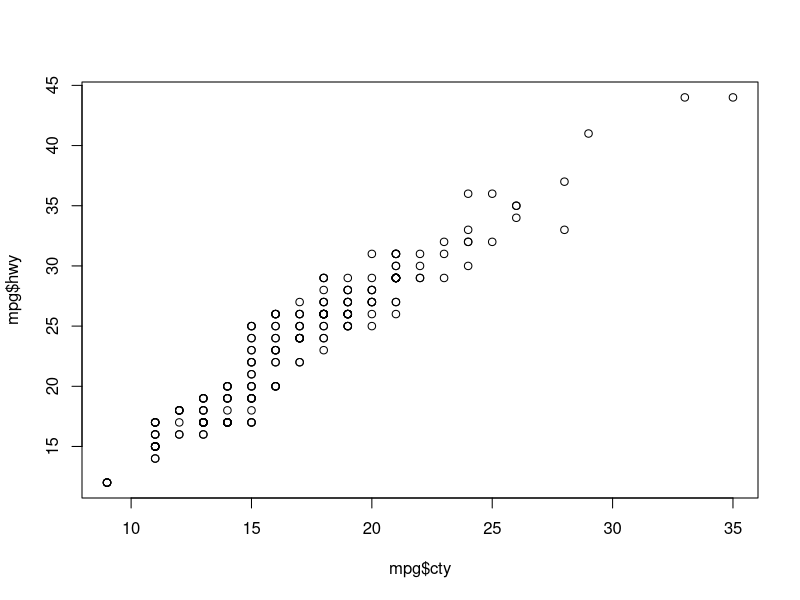
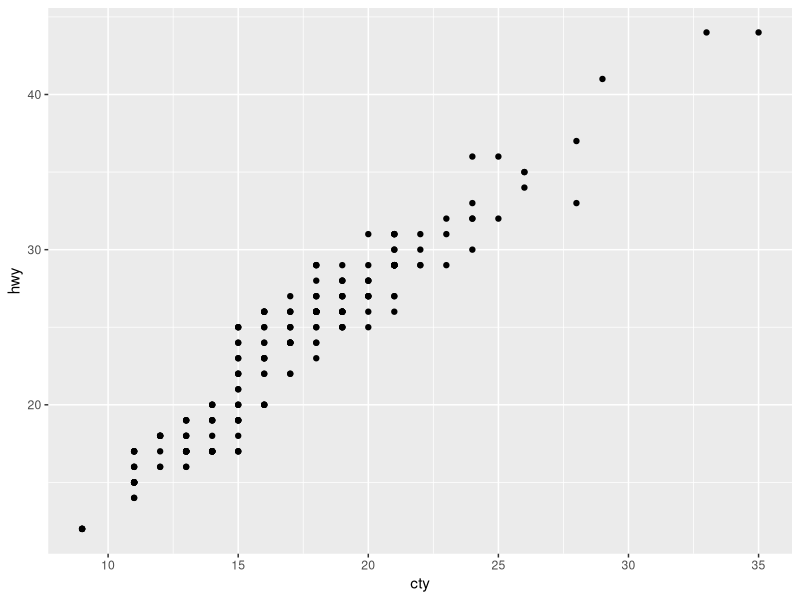
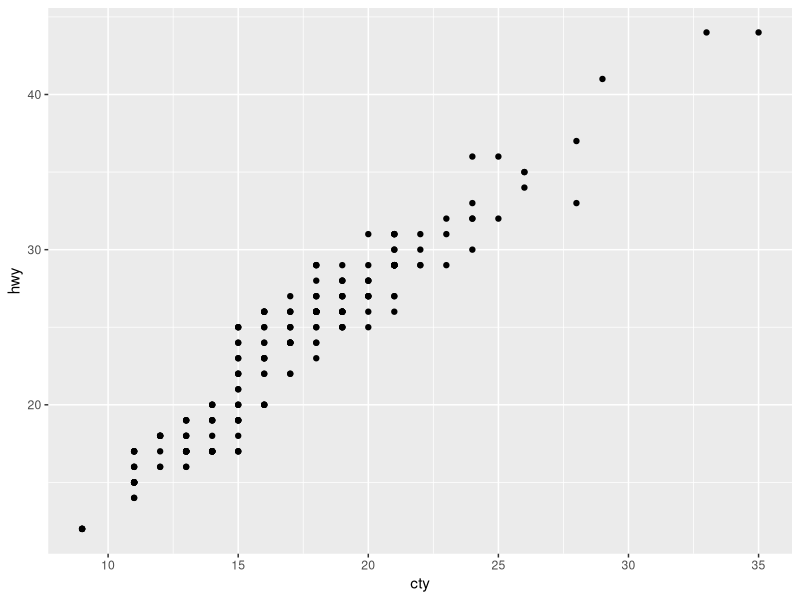
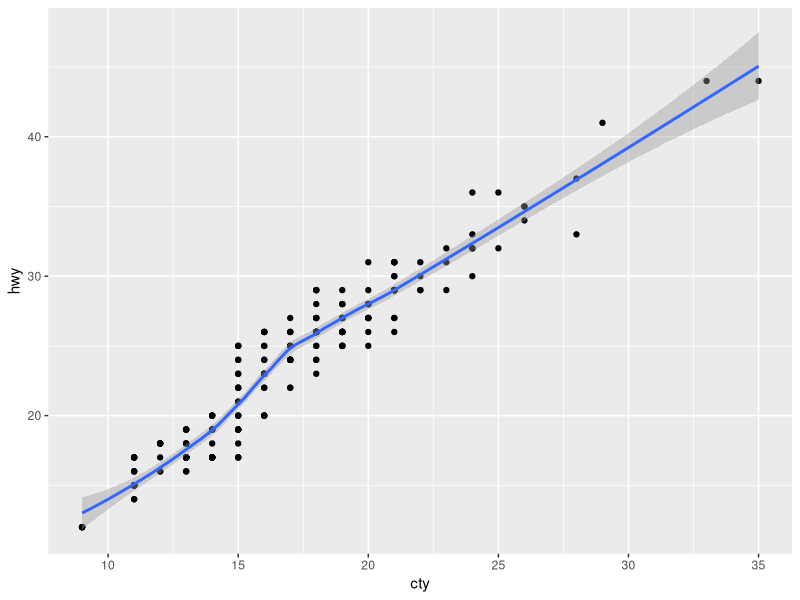
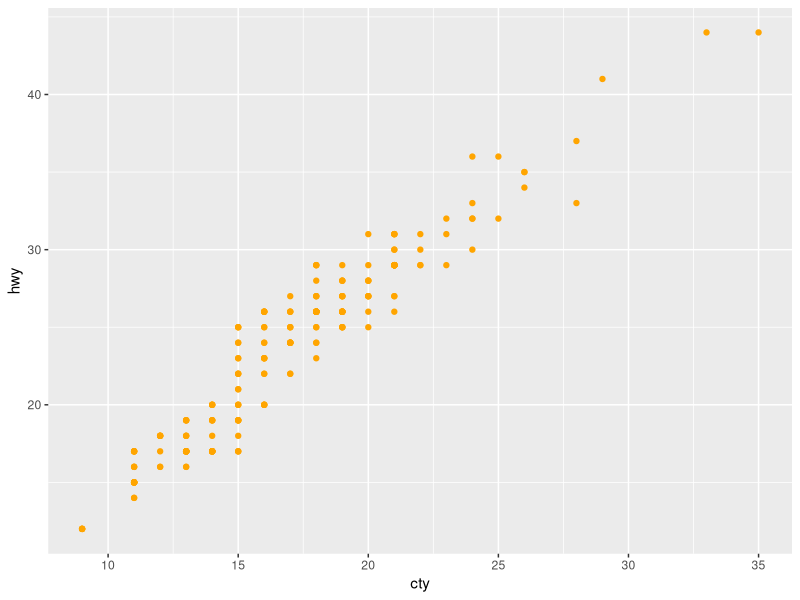
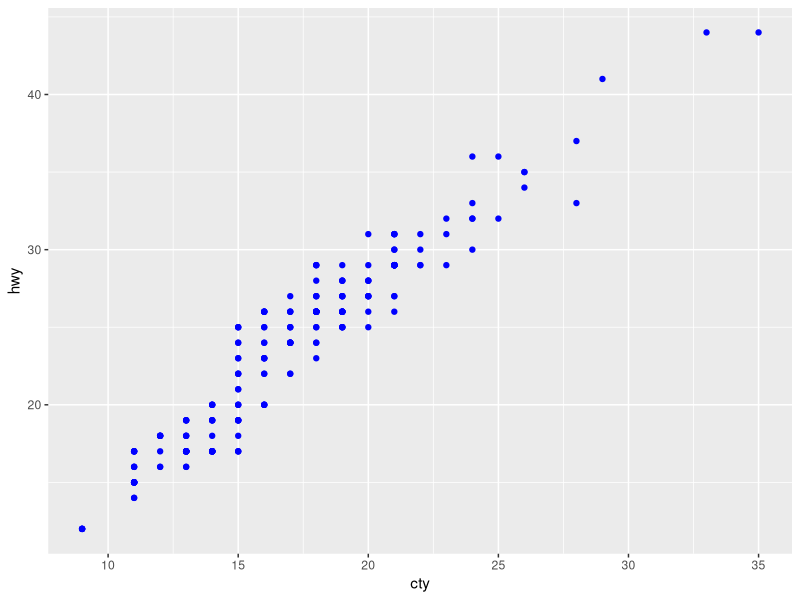
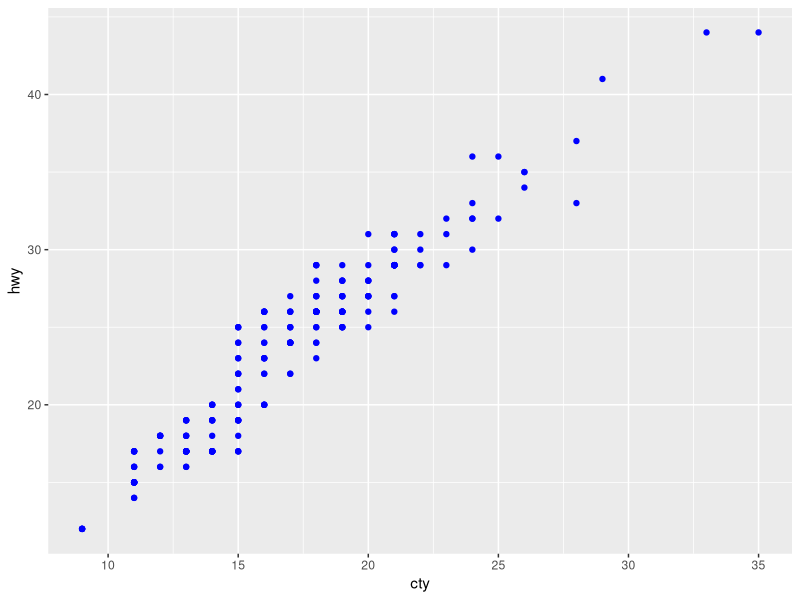
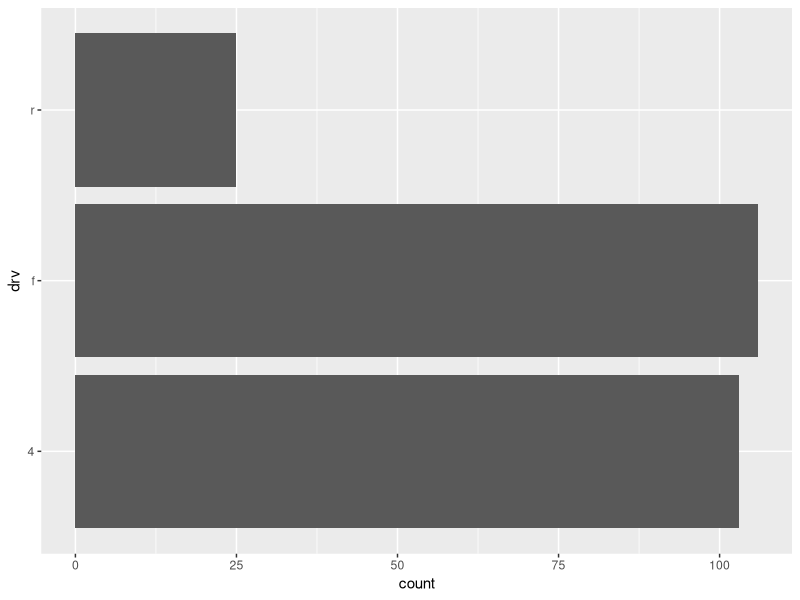

Write the R code that produced these figures, in order.

# Data visualization with ggplot2
# Isaac Kinley
# April 19, 2022

# Introduction ########################

# Load/install ggplot2
if (!require(ggplot2)) {
  install.packages('ggplot2')
  library(ggplot2) # Usually your code would contain only this line
}

# View the data we'll be working with
print(mpg)
# Note the "tidy" format: one observation per row, one variable per column.

# We can do a "quick plot" to achieve a similar functionality to base R's plot()
# function
plot(mpg$cty, mpg$hwy)
qplot(cty, hwy, data = mpg)

# Basic syntax of creating a plot:
plot.base <- ggplot(
  data = mpg, # Specify the data
  mapping = aes( # Specify the aesthetic mapping
    x = cty,
    y = hwy
  )
) # Note that this doesn't plot anything---it just creates a base to build on

# We can then add layers using the + operator

plot.base + geom_point() # Reproduces qplot

plot.base + geom_point() + geom_smooth() # Adds a local regression line

# Note that variable assignment don't cause anything to print, so a ggplot
# doesn't show up on the plots panel when it's assigned to a variable

# I.e.:

1 + 1 # Causes "2" to appear in the console
plot.base + geom_point(color = 'orange') # Causes a plot to appear in the plots panel

x <- 1 + 1 # Nothing prints
img <- plot.base + geom_point(color = 'blue') # Nothing displays

# But we can make them display:
print(x)
print(img)
plot(img) # Works the same way

# The values you can specify in the aesthetic mapping include (but are not
# limited to!) the following:

# x
# y
# colour
# fill
# linetype
# shape
# size
# alpha

# We'll see these in action shortly

dev.off() # Deletes all plots from the plots panel

# Plots of categorical data ########################

# Bar plot
ggplot(
  data = mpg, 
  mapping = aes(y = drv)
) + geom_bar()

# Plot of contingency table
ggplot(
  data = mpg,
  mapping = aes(x = drv, y = fl)
) + geom_bin_2d()

# Stacked bar plot
ggplot(
  data = mpg,
  mapping = aes(x = drv, fill = fl)
) + geom_bar(position = 'stack', width = 0.5)

# Bar plots of sub-distributions
ggplot(
  data = mpg,
  mapping = aes(x = drv, fill = fl)
) + geom_bar(position = 'dodge')

# Ensure the widths of the individual bars are consistent
ggplot(
  data = mpg,
  mapping = aes(x = drv, fill = fl)
) + geom_bar(position = position_dodge2(preserve = 'total'))

dev.off()

# Plots of one-dimensional continuous data ########################

# Histogram:
ggplot(
  data = mpg,
  mapping = aes(x = hwy)
) + geom_histogram(binwidth = 1)

# Rug plot
fake.data <- data.frame(
  fake.obs = rnorm(100)
)
ggplot(
  data = fake.data,
  mapping = aes(x = fake.obs)
) + geom_rug()

# Kernel density estimate
ggplot(mpg, aes(x = hwy)) +
  geom_density()

dev.off()

# Plots of two-dimensional continuous data ########################

# Setting up base of plots (note the colour!)
plot.base <- ggplot(
  data = mpg,
  mapping = aes(x = cty, 
                y = hwy, 
                colour = drv)
)

# Scatterplot
plot.base + geom_point()
# Note the overlapping points
# We could add transparency:
plot.base + geom_point(alpha = 0.2)
# Or add jitter
set.seed(123)
plot.base + geom_point(position = 'jitter')
# Or change the point size based on how many are overlapping
plot.base + geom_count(alpha = 0.4) # With a little transparency as well...
plot.base + geom_count() # ...because there's no guarantee that smaller points
# won't be hidden by larger points

# 2-d kernel density plots
plot.base <- ggplot(
  data = mpg,
  mapping = aes(
    x = cty, 
    y = hwy
  )
)
plot.base + geom_density_2d()
plot.base + geom_density_2d_filled()

# Adding lines of best fit
plot.base + geom_point(position = 'jitter') +
  geom_smooth()
plot.base + geom_point(position = 'jitter') +
  geom_smooth(method = lm, formula = y ~ x)

# Suppose we want to plot a nonlinear trendline based on some model of the data.

# First, let's create some fake data
x <- seq(1, 20, length.out = 100)
y <- 3*sqrt(x) + rnorm(100)
df <- data.frame(
  x = x,
  y = y
)
# Next, let's create a model of our data
mod <- nls(
  formula = y ~ k*sqrt(x),
  data = df
)
# Next, let's get the predictions of the data
pred.data <- data.frame(
  x = seq(1, 20, length.out = 300)
)
pred.data$y <- predict(mod, pred.data)
# Next, let's overlay these predictions over the data. To do so, we can override
# the original data with the prediction data within the geom_line function
ggplot(
  data = df,
  mapping = aes(
    x = x,
    y = y
  )
) + 
  geom_point() +
  geom_line(data = pred.data)

dev.off()

# Correlation heatmap ########################

# Plot of correlation matrix
cor.mat <- cor(mpg[, c('displ', 'cty', 'hwy')])
print(cor.mat)
# Remove redundant entries
cor.mat[!upper.tri(cor.mat)] <- NA
diag(cor.mat) <- 1
print(cor.mat)
# Convert to a data frame
df <- as.data.frame(as.table(cor.mat), responseName = 'correl')
print(df)

ggplot(
  data = df,
  mapping = aes(
    x = Var1, 
    y = Var2, 
    fill = correl)) +
  geom_tile()

ggplot(df, aes(x = Var1, y = Var2, fill = correl)) +
  geom_tile() +
  geom_text( # Plus some text
    colour = 'white',
    aes(label = round(correl, 2))
  ) +
  scale_fill_continuous(na.value = NA) # Make the missing tiles transparent

dev.off()

# Mixed continuous and categorical variables ########################

plot.base <- ggplot(
  data = mpg,
  mapping = aes(
    x = factor(year),
    fill = factor(year),
    y = cty
  )
)

# Boxplot
plot.base + geom_boxplot()

# Violin plot
plot.base + geom_violin()

# Boxplot + violin (personal favourite)
plot.base + geom_violin(fill = 'white') + geom_boxplot(width = 0.25)

# Bar plot with error bars
plot.base +
  geom_bar(stat = 'summary', fun = mean, width = 0.5) +
  geom_errorbar(stat = 'summary', fun.data = mean_se, width = 0.2)

# Plots of paired data (e.g., multiple observations from the same individuals
# across time)
df <- data.frame(
  id = rep(1:50, each = 3),
  t = rep(1:3, times = 50),
  obs = rnorm(150, mean = rep(c(0, 1, 2), 50))
)
plot.base <- ggplot(
  data = df,
  mapping = aes(
    group = id,
    x = t,
    y = obs
  )
)
plot.base + geom_point() + geom_line()

# Add boxplots
plot.base + geom_point() + geom_line(alpha = 0.5) +
  geom_boxplot(
    width = 0.5,
    fill = NA,
    mapping = aes( # Note that we have to override the original aesthetic mapping
      group = t
    )
  )

dev.off()

# Different panel for each value of a categorical variable ########################

plot.base <- ggplot(
  data = mpg,
  mapping = aes(
    x = hwy,
    y = cty
  )
)

cty.hwy <- plot.base + geom_point()

cty.hwy + facet_wrap(vars(trans))

# Or we could show a table for the interaction between two categorical variables

cty.hwy + facet_grid(rows = vars(year), cols = vars(cyl))

# vars() here is a "quoting" function---it allows the input to refer to a column
# in our dataframe rather than be interpreted as a variable

dev.off()

# Customizing your plot's appearance ########################

# As mentioned earlier, you can map certain aspects of your plot's appearance to
# variables in the data. But you can also change those aspects of your plot's
# appearance in a way that ignores the data

plot.base <- ggplot(
  data = mpg,
  mapping = aes(
    x = hwy,
    y = cty,
    colour = fl
  )
)

plot.base + geom_point(
  shape = 21,
  colour = 'green',
  fill = 'lightblue',
  size = 3,
  alpha = 0.5,
  stroke = 0.5 # Line thickness
)
# These aesthetic attributes apply regardless of any aspect of the data. We can
# use it to overwrite an aesthetic mapping within a particular layer

scatterplot <- plot.base + geom_point()
print(scatterplot) # Without overriding, the colour is mapped to fuel class

# We an also transform the axes...
scatterplot + scale_y_log10()

# ...and customize the labels...
scatterplot + labs(
  title = 'Fuel efficiency',
  subtitle = 'City vs highway',
  x = 'Highway MPG',
  y = 'City MPG',
  colour = sprintf('Fuel\ntype')
)

# ...and customize the tick marks
scatterplot + scale_x_continuous(
  breaks = c(
    15, 
    25,
    35,
    45
  ),
  labels = c(
    'Fifteen',
    'Twenty five',
    'Thirty five',
    'Forty five'
  )
)

# You may want to customize the colour scale used

# If you're using a discrete colour scale, you can
# manually specify a list of colours to use
scatterplot <- plot.base + geom_point()
print(scatterplot)
scatterplot +
  scale_colour_manual(
    values = c(
      'c' = 'red',
      'd' = 'orange',
      'e' = 'green',
      'p' = 'blue',
      'r' = 'yellow'
    ),
    labels = c( # While you're at it, you can specify the labels
      'c' = sprintf('Compressed\nnatural\ngas'),
      'd' = 'Diesel',
      'e' = 'Ethanol',
      'p' = 'Premium',
      'r' = 'Regular'
    )
  )

# Or you can select from a pre-existing set of colour palettes
scatterplot + 
  scale_colour_brewer(palette = 'Set1')

# If you're using a continuous scale, you can customize the ends of the scale
ggplot(
  data = mpg,
  mapping = aes(
    x = hwy,
    y = cty,
    colour = displ
  )
) + 
  geom_point() +
  scale_colour_continuous(low = 'yellow', high = 'green')

# The theme() function is a very powerful tool for changing various aspects of
# your plot's appearance. The elements of the plot are arranged in a hierarchy,
# so that you can specify, e.g., the appearance of text in general and then
# overwrite this default for, e.g., the text of the axis tick labels
scatterplot +
  labs(
    title = 'Customized scatterplot',
    subtitle = 'using theme()'
  ) +
  theme(
    text = element_text(family = 'mono', colour = 'lightgoldenrod4'), # All text will be monospace and goldenrod colour by default
    title = element_text(face = 'bold'), # All titles will be bold
    legend.title = element_text(size = 15, hjust = 0.5),
    axis.title = element_text(face = 'bold.italic'), # both x and y
    legend.position = 'left',
    legend.key = element_blank(),
    axis.ticks = element_line(colour = NA),
    axis.text = element_text(colour = 'lightgoldenrod3', face = 'italic'),
    panel.grid = element_line(colour = 'lightgoldenrod1'),
    axis.line = element_line(colour = 'lightgoldenrod2'),
    panel.background = element_rect(fill = NA)
  )

# Various preset themes exist to change the overall appearance of the plot
scatterplot + theme_classic() # Personal favourite
scatterplot + theme_bw()

dev.off()

# What is the grammar? ########################

# The "GG" in ggplot stands for "grammar of graphics". It's a formal system for
# describing common types of visualizations, and it sees each layer as a
# combination of a statistical computation, a geometric object, a mapping to a
# coordinate system, etc., and these can all be mixed-and-matched to some
# extent. The advantage of this is that you can create a lot of different plot
# types from a few simple objects.

# E.g. ever notice how there's no geom_pie_chart()? It's because it's really
# just a horizontal stacked bar plot in polar coordinates.
(plot <- ggplot(mpg, aes(y = '', fill = class)) + geom_bar(position = 'stack'))
print(plot)
(plot <- plot + coord_polar())
print(plot)

# Because the geom_ functions compute some statistic on your data before
# displaying it, we can work with these computed statistics using after_stat()
ggplot(mpg, aes(x = hwy)) +
  geom_histogram()

ggplot(mpg, aes(x = hwy)) +
  geom_density()

ggplot(mpg, aes(x = hwy)) +
  geom_histogram() +
  geom_density()

ggplot(mpg, aes(x = hwy)) +
  geom_histogram(
    aes(
      y = after_stat(count/nrow(mpg))
    )
  ) +
  geom_density()

ggplot(mpg, aes(x = hwy)) +
  geom_histogram() +
  geom_density(
    aes(
      y = after_stat(density * nrow(mpg))
    )
  )

# Sometimes it makes sense to specify a layer in terms of the statistic to be
# computed rather than in terms of the geometric object to be drawn:
plot.base <- ggplot(mpg, aes(x = drv, y = hwy))
plot.base + stat_summary(fun = median, geom = 'bar')
plot.base + stat_summary(fun.data = mean_se, geom = 'pointrange')

# What's the difference between fun and fun.data here?

# fun returns a single number while fun.data returns a data frame with columns
# y, ymin, and ymax. We can see this when we use mean_se(), which is often used
# as the fun.data argument:

mean_se(rnorm(100))

# We can specify our own fun and fun.data:

plot.base + stat_summary(
  geom = 'point',
  fun = function(x) {return(30)}
)

plot.base + stat_summary(
  geom = 'pointrange',
  fun.data = function(d) {
    return(
      data.frame(
        y = 10,
        ymin = 8,
        ymax = 15
      )
    )
  }
)

dev.off()

# representing uncertainty ########################

# functions returning y, ymin, and ymax can be used to represent uncertainty

# Let's create some fake data again:
x <- rep(1:20, each = 100)
y <- 3*sqrt(x) + rnorm(length(x))
df <- data.frame(x = x, y = y)
plot.base <- ggplot(
  data = df,
  mapping = aes(
    x = x,
    y = y
  )
) + geom_point(alpha = 0.1)
plot(plot.base)

# We've seen how geom_smooth can give us a line of best fit with a confidence
# region. But what if we want to compute the confidence region ourselves?
plot.base + geom_smooth()

plot.base +
  stat_summary(
    geom = 'ribbon',
    fun.data = function(x) {
      data.frame(
        y = mean(x),
        ymin = mean(x) - sd(x),
        ymax = mean(x) + sd(x)
      )
    },
    alpha = 0.2
  ) +
  stat_summary(
    geom = 'line',
    fun = mean,
    colour = 'blue'
  )

# Nonetheless, geom_smooth is quite powerful on its own. For example, it can do
# logistic regression and correctly compute the exact confidence interval (i.e.,
# not using a normal approximation)

x <- seq(-6, 6, length.out = 100)
y <- (runif(100) < (1 / (1 + exp(-x)))) + 0
df <- data.frame(
  x = x,
  y = y
)
qplot(x, y, data = df) # Quick visualization

ggplot(
  data = df,
  mapping = aes(
    x = x,
    y = y
  )
) + 
  geom_point() + 
  geom_smooth(
    method = glm,
    formula = y ~ x,
    method.args = list(family = binomial)
  )

dev.off()

# Saving your figure ########################

# Let's create a plot we want to save
img <- ggplot(
  data = mpg,
  mapping = aes(
    x = hwy,
    y = cty
  )
) + geom_point() +
  facet_wrap(vars(class)) +
  labs(
    x = 'Highway MPG',
    y = 'City MPG'
  )
print(img)

# The ggsave() function will save it for us
ggsave(
  filename = 'plot.jpg',
  plot = img
)

# Resized:
ggsave(
  filename = 'plot.jpg',
  plot = img,
  width = 6,
  height = 6,
  units = 'in'
)

# Without compression:
ggsave(
  filename = 'plot.png',
  plot = img,
  width = 6,
  height = 6,
  units = 'in'
)

# As vector:
ggsave(
  filename = 'plot.svg',
  plot = img,
  width = 6,
  height = 6,
  units = 'in'
)

# As PDF:
ggsave(
  filename = 'plot.pdf',
  plot = img,
  width = 6,
  height = 6,
  units = 'in'
)

# Happy plotting! I can be reached at kinleyid@mcmaster.ca if you have
# questions.

dev.off()